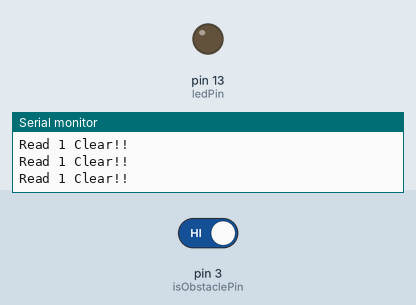
This sketch was run on a simulated Arduino Uno, built with avr-gcc and run on an emulated ATmega328P. On the bench: output pins drawn as LEDs (lit = HIGH), the last lines printed to the serial monitor. The inputs (shaded band) are chosen by the test bench; at power-on: pin 3 (isObstaclePin) HIGH.

Above: at 1.2 s.
1.3 s: pin 3 (isObstaclePin) driven LOW
At 2.6 s:
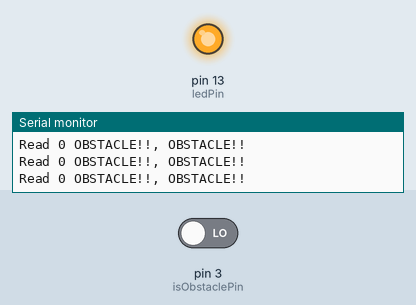
2.9 s: pin 3 (isObstaclePin) driven HIGH
At 4.1 s:
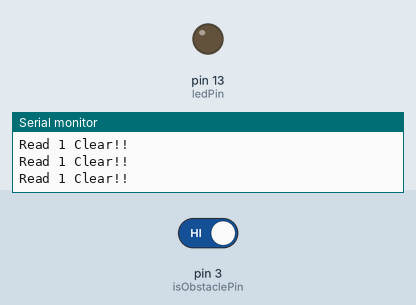
Timing chart, 0 to 5.9 s (numbered marks = the images above; inputs shaded):
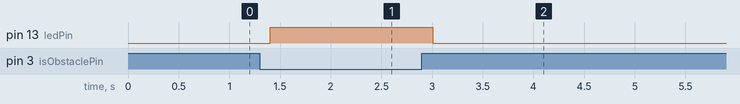

Measured:
- after the input at 1.3 s, pin 13 (ledPin): LOW → HIGH after 0.10 s
- after the input at 2.9 s, pin 13 (ledPin): HIGH → LOW after 0.10 s

The sketch:

SIRO.ino
```cpp
const int isObstaclePin = 3;
const int ledPin =  13;     // Use the onboard Uno LED
int isObstacle = HIGH;      // HIGH MEANS NO OBSTACLE

void setup() {

  pinMode(ledPin, OUTPUT);
  pinMode(isObstaclePin, INPUT);
  digitalWrite(ledPin, LOW);
  Serial.begin(115200);
}

void loop() {

  isObstacle = digitalRead(isObstaclePin);
  Serial.print("Read ");
  Serial.print(isObstacle);
  if (isObstacle == LOW) {
     digitalWrite(ledPin, HIGH);
     Serial.print(" OBSTACLE!!, OBSTACLE!!");
  }
  else {
    digitalWrite(ledPin, LOW);
    Serial.print(" Clear!!");
  }
  Serial.print("\n");
  delay(200);
}

// IR Obstacle Collision Detection Module
```
